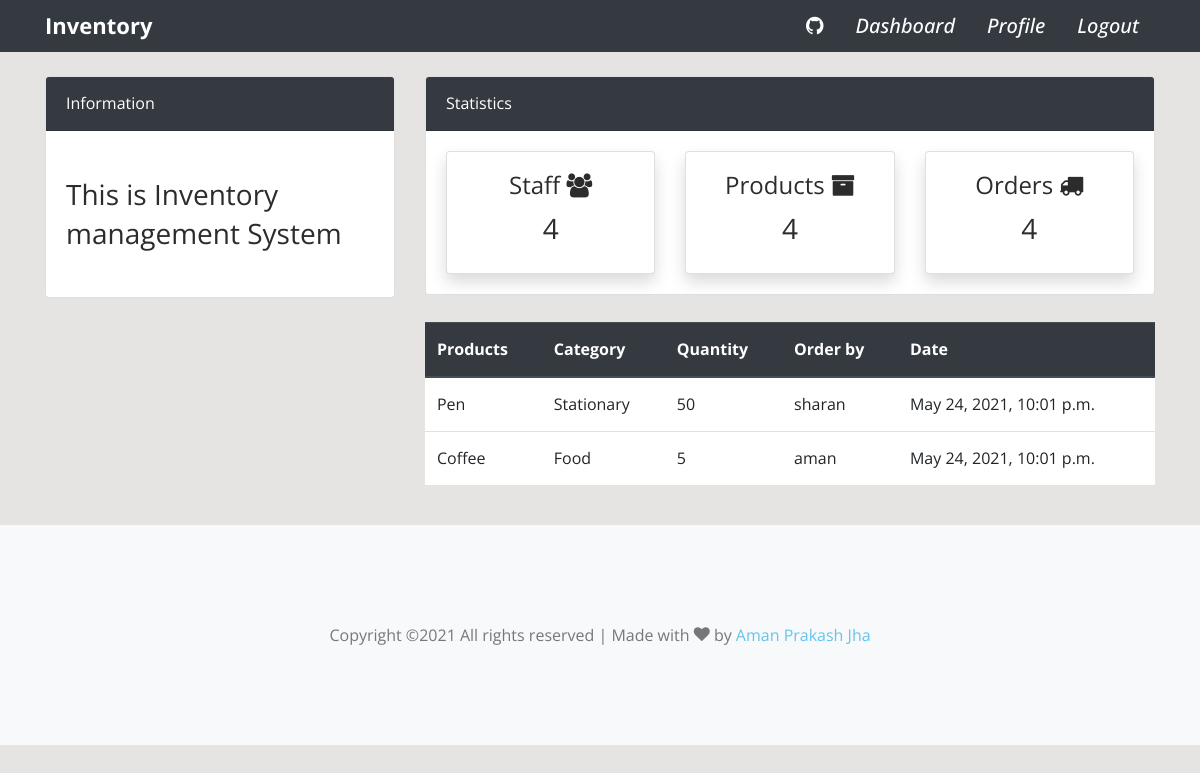
The app's page /order/ (signed in), older data.
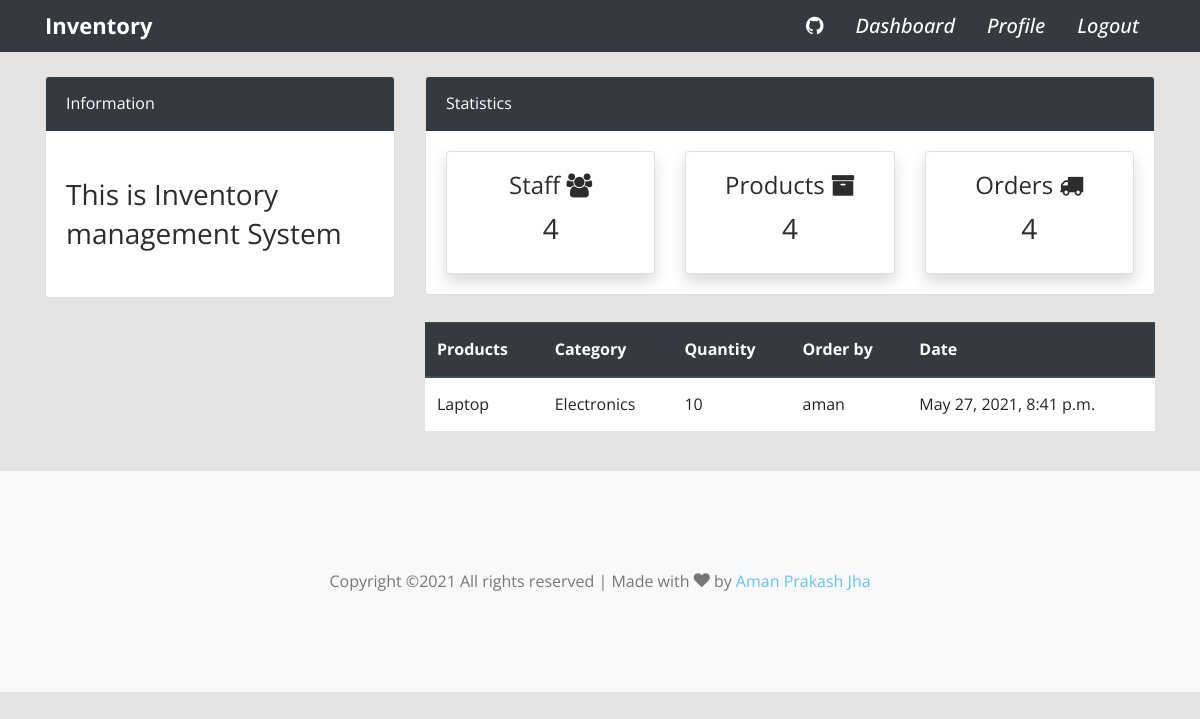
The same page, newer data.
### dashboard/models.py (models this page shows, shortened)
class Order(models.Model):
    product = models.ForeignKey(Product, on_delete=models.CASCADE)
    staff = models.ForeignKey(User,models.CASCADE,null=True)
    date = models.DateTimeField(auto_now_add=True)
    oquantity = models.PositiveIntegerField(null=True)
    class Meta:
        verbose_name_plural = 'Order'

class Product(models.Model):
    name = models.CharField(max_length=100,null=True)
    category = models.CharField(max_length=100, choices=cat_choices,null=True)
    quantity = models.PositiveIntegerField(null=True)
    class Meta:
        verbose_name_plural = 'Product'
        ordering = ['category']

### dashboard/views.py (the view)
# urls.py: path('order/',views.order,name="order"),
@login_required(login_url='login')
def order(request):
    order = Order.objects.all()
    context = {
        'order':order,
    }
    return render(request,"dashboard/order.html",context)

### templates/dashboard/order.html (shortened to what this page needs)
{% extends 'main.html' %}
{% block content %}
{% include "snippets/top.html" %}
<div class="container">
    <div class="row my-4">
        <div class="col-md-4"></div>
        <div class="col-md-8">
            <table class="table bg-white table-responsive-sm">
                <thead class="thead-dark">
                  <tr>
                    <th scope="col">Products</th>
                    <th scope="col">Category</th>
                    <th scope="col">Quantity</th>
                    <th scope="col">Order by</th>
                    <th scope="col">Date</th>
                  </tr>
                </thead>
                <tbody>
                  {% for o in order %}
                  <tr>
                    <td>{{o.product.name}}</td>
                    <td>{{o.product.category}}</td>
                    <td>{{o.oquantity}}</td>
                    <td>{{o.staff.username}}</td>
                    <td>{{o.date}}</td>
                  </tr>
                  {% endfor %}
                </tbody>
              </table>
        </div>
    </div>
</div>
{% endblock %}

Row changes from the older to the newer data that the page shows:
removed Order: product.name "Coffee", product.category "Food", oquantity "5", staff.username "aman", date "May 24, 2021, 10:01 p.m."
changed Order: product.name "Pen" → "Laptop"; product.category "Stationary" → "Electronics"; oquantity "50" → "10"; staff.username "sharan" → "aman"; date "May 24, 2021, 10:01 p.m." → "May 27, 2021, 8:41 p.m."
